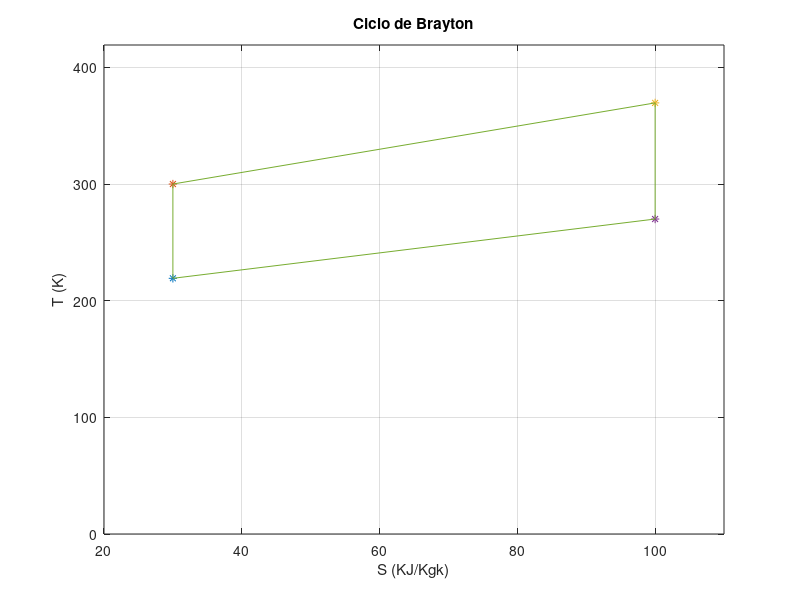

MATLAB code to generate this figure:
% Ciclo de Brayton de Refrigeracion Ideal
%Donde se asume que todos los procesos son internamente reversibles y que
%los procesos en la turbina y compresor son adiabaticos.
%Metodo de analisis del cilo de Brayton de refrigeracion es similar al
%cicli de brayton de potencia
% Q heat transfer rate , capacidad de refrieracion
% w power
% bwr back work ratio
% T temperatura K
% u specific internal energy
% h entalpia especifica Kj/Kg
% S entropia especifica
% P presion KPa
% v volumen especifico
% z ratio de compresiblidad 
% n eficinca 
% dt  dif log mean tempe
clc
clear all
% Datos modificables para el Ciclo de Brayton de Refrigeracion Ideal
atm=101.3250;%Kpa
V = 1.5000; %m3/s
T1 = 270; %K
T3 = 300;%k
j = 1.4;
%K=1.4;
Cp=1.0050%(R*K)/(K-1)
P2=3*atm
P1=atm
R=0.287;
S1=100;S3=30;
%Ideal
%en la fase 1 isontropic
%la salida isontropica de s4 es igual s3
S2=S1
S4=S3
P3 = P2;
P4 = P1;
%temperaturas
T2=T1*(P2/P1)^((j-1)/j) %k
T4=T3/((P3/P4)^((j-1)/j))%k
% h
H1= Cp*T1 %Kj/Kg
H2= Cp*T2 %Kj/Kg
H3= Cp*T3 %Kj/Kg
H4= Cp*T4 %Kj/Kg
% %Presion isentropica 1-2 
% Pr2=Pr1*P2/P1
% H4dot=
% H2dot=
% %eficiencia
% nT=(H3-H4dot)/(H3-H4)%trubina
% nc=(H2-H1)/(H2dot-H1)
V1=(R*T1)/P1;V2=(R*T2)/P2;V3=(R*T3)/P3;V4=(R*T4)/P4;
Qc =H1-H4 %Kj/Kg %evaporador  refrigerator //cooling efect
Wt=H3-H4%Wt Salida turbina %Kj/Kg
% la entrada de trabajo es
Wc=H2-H1%Wc entrada de compresor %Kj/Kg
Qh=H2-H3% condensador %Kj/Kg
%flujo del fluido mdot = flujo volumetro /volumen especifico a la en trada
%del compresor Kg/svdot/v1
vdot=V*P1;
mdot=vdot/(R*T1) %Kg/s
Wnet=mdot*(Wc-Wt)% potencia de la red? Kw
Qct=mdot*Qc %KW
COPrev=Qct/Wnet

% Grafico
plot(S4,T4,'*');
hold on;
plot(S3,T3,'*');
hold on;
plot(S2,T2,'*');
hold on;
plot(S1,T1,'*');
grid on
X1=[ S1 S1 ];Y1=[ T1 T2 ];
line(X1,Y1)
pause(2)
 X2=[ S2 S3 ];Y2=[ T2 T3 ];
 line(X2,Y2)
 pause(2)
X3=[ S3 S4 ];Y3=[ T3 T4 ];
line(X3,Y3)
pause(2)
% pause(2)
 X4=[ S1 S4 ];Y4=[ T1 T4 ];
 line(X4,Y4)
 xlabel('S (KJ/Kgk)')
 ylabel('T (K)')
 set(gca,'XLim',[(S3-10) (S4+80)],'YLim',[0 (T4+200)])
 title('Ciclo de Brayton')

